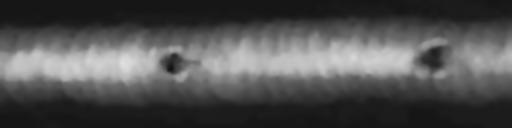
#> input picture weld_images/B (4).jpg, 512 x 128 px, found by its file name; its folder holds only this picture in this run
$ python Preprocessing.py
#> lines starting #> are read from the running program, lines starting #| are printed output that depends on the picture
#> in preprocess_weld_image, img is the input picture: shape (128, 512, 3); min 16, max 225, mean 80.4
import cv2
import numpy as np
import os


def normalize_image(image):
    """Normalize image pixel values to [0,1] range"""
    min_val = np.min(image)
#> min_val = 16
    max_val = np.max(image)
#> max_val = 225
    normalized = (image - min_val) / (max_val - min_val + 1e-7)
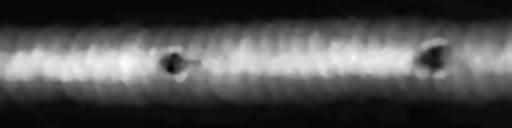
#> normalized: shape (128, 512) float64; min 0, max 1, mean 0.308
    return normalized


def guided_filter(image, radius=5, eps=0.01):
    """
    Apply guided filter for edge-preserving smoothing
    :param radius: filter radius
    :param eps: regularization parameter
    """
#> called with radius = 7, eps = 0.03
    if len(image.shape) == 3:  # Color image
        guide = cv2.cvtColor(image, cv2.COLOR_BGR2GRAY)
    else:  # Grayscale
        guide = image

    if image.dtype != np.float32:
        image = image.astype(np.float32) / 255.0

    filtered = cv2.ximgproc.guidedFilter(
        guide=guide.astype(np.float32),
        src=image,
        radius=radius,
        eps=eps,
        dDepth=-1
    )

    if image.dtype == np.uint8:
        filtered = (filtered * 255).astype(np.uint8)

    return filtered


def apply_clahe(image, clip_limit=2.0, grid_size=(8, 8)):
    """Apply CLAHE to enhance contrast"""
#> called with clip_limit = 2, grid_size = (8, 8)
    if len(image.shape) == 3:  # Color image
        # Convert to LAB color space and apply CLAHE to L channel
        lab = cv2.cvtColor(image, cv2.COLOR_BGR2LAB)
        l, a, b = cv2.split(lab)

        # Convert L channel to 8-bit if needed
        if l.dtype != np.uint8:
            l = cv2.normalize(l, None, 0, 255, cv2.NORM_MINMAX).astype(np.uint8)

        clahe = cv2.createCLAHE(clipLimit=clip_limit, tileGridSize=grid_size)
        l_clahe = clahe.apply(l)
        lab_clahe = cv2.merge((l_clahe, a, b))
        result = cv2.cvtColor(lab_clahe, cv2.COLOR_LAB2BGR)
    else:  # Grayscale
        # Convert to 8-bit if needed
        if image.dtype != np.uint8:
            image = cv2.normalize(image, None, 0, 255, cv2.NORM_MINMAX).astype(np.uint8)
        clahe = cv2.createCLAHE(clipLimit=clip_limit, tileGridSize=grid_size)
        result = clahe.apply(image)
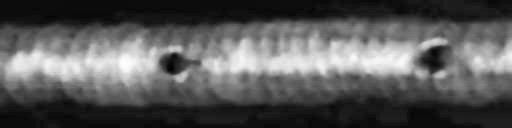
#> result: shape (128, 512); min 0, max 255, mean 88.1
    return result


def gamma_correction(image, gamma=1.5, gain=1.0):
    """Apply gamma correction to adjust brightness"""
#> called with gamma = 1.2, gain = 1
    # Build lookup table
    lookup_table = np.array([((i / 255.0) ** gamma) * 255 * gain
                             for i in np.arange(0, 256)]).astype("uint8")

    # Apply gamma correction
    if len(image.shape) == 3:  # Color image
        corrected = cv2.LUT(image, lookup_table)
    else:  # Grayscale
        corrected = cv2.LUT(image, lookup_table)

    return corrected


def preprocess_weld_image(image_path, output_path):
    """Complete preprocessing pipeline for weld flaw images"""
    try:
        # Read image
        img = cv2.imread(image_path, cv2.IMREAD_COLOR)
        if img is None:
            print(f"Warning: Could not read image at {image_path}")
            return

        # Convert to grayscale (as weld flaw images are typically grayscale)
        if len(img.shape) == 3:
            img = cv2.cvtColor(img, cv2.COLOR_BGR2GRAY)

        # 1. Normalization
        normalized = normalize_image(img)
        normalized = (normalized * 255).astype(np.uint8)

        # 2. Guided filtering
        filtered = guided_filter(normalized, radius=7, eps=0.03)

        # 3. CLAHE (now properly handles 8UC1 format)
        clahe_img = apply_clahe(filtered, clip_limit=2.0, grid_size=(8, 8))

        # 4. Gamma correction
        final_img = gamma_correction(clahe_img, gamma=1.2, gain=1.0)

        # Save result
        cv2.imwrite(output_path, final_img)
        return True

    except Exception as e:
        print(f"Error processing {image_path}: {str(e)}")
        return False


def process_directory(input_dir, output_dir):
    """Process all images in input directory and save to output directory"""
    os.makedirs(output_dir, exist_ok=True)

    valid_extensions = ('.jpg', '.jpeg', '.png', '.bmp', '.tiff')
    image_files = [f for f in os.listdir(input_dir)
                   if f.lower().endswith(valid_extensions)]

    if not image_files:
        print(f"No images found in {input_dir}")
        return

    print(f"Found {len(image_files)} images to process")
    success_count = 0

    for i, filename in enumerate(image_files, 1):
        input_path = os.path.join(input_dir, filename)
        output_filename = f"processed_{filename}"
        output_path = os.path.join(output_dir, output_filename)

        if preprocess_weld_image(input_path, output_path):
            success_count += 1
            print(f"Processed {i}/{len(image_files)}: {filename}")
        else:
            print(f"Failed to process {i}/{len(image_files)}: {filename}")

    print(f"\nPreprocessing complete! Successfully processed {success_count}/{len(image_files)} images")


if __name__ == "__main__":
    input_directory = r'D:/weld_images'
    output_directory = r'D:/preprocessed_weld_images'

    process_directory(input_directory, output_directory)

$ run again, on weld_images/Pr (15).jpg
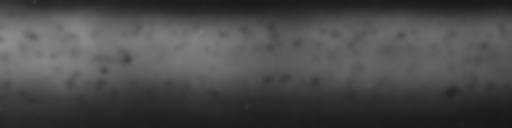
#> input picture weld_images/Pr (15).jpg, 512 x 128 px, found by its file name
#> in preprocess_weld_image, img is the input picture: shape (128, 512, 3); min 22, max 140, mean 73.5
#> img: shape (128, 512)
#> min_val = 22
#> max_val = 140
#> in normalize_image, `normalized = (image - min_val) / (max_val - min_val + 1e-7)`:
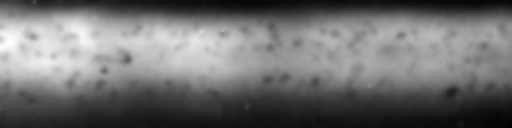
#> normalized: shape (128, 512) float64; min 0, max 1, mean 0.436
#> in apply_clahe, `result = clahe.apply(image)`:
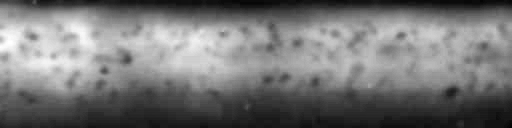
#> result: shape (128, 512); min 2, max 255, mean 117.1

$ run again, on weld_images/Uc (11).jpg
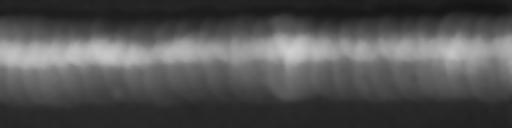
#> input picture weld_images/Uc (11).jpg, 512 x 128 px, found by its file name
#> in preprocess_weld_image, img is the input picture: shape (128, 512, 3); min 19, max 208, mean 82.1
#> img: shape (128, 512)
#> min_val = 19
#> max_val = 208
#> in normalize_image, `normalized = (image - min_val) / (max_val - min_val + 1e-7)`:
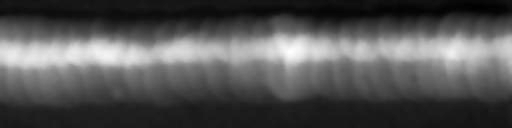
#> normalized: shape (128, 512) float64; min 0, max 1, mean 0.334
#> in apply_clahe, `result = clahe.apply(image)`:
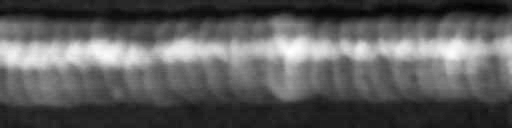
#> result: shape (128, 512); min 2, max 255, mean 92.1

$ run again, on weld_images/W (6).jpg
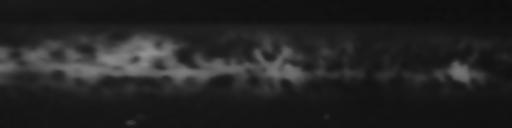
#> input picture weld_images/W (6).jpg, 512 x 128 px, found by its file name
#> in preprocess_weld_image, img is the input picture: shape (128, 512, 3); min 13, max 147, mean 35
#> img: shape (128, 512)
#> min_val = 13
#> max_val = 147
#> in normalize_image, `normalized = (image - min_val) / (max_val - min_val + 1e-7)`:
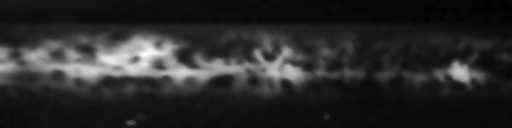
#> normalized: shape (128, 512) float64; min 0, max 1, mean 0.164
#> in apply_clahe, `result = clahe.apply(image)`:
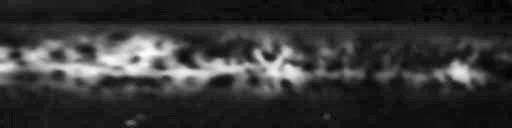
#> result: shape (128, 512); min 2, max 255, mean 52.4

$ run again, on weld_images/Cr (15).jpg
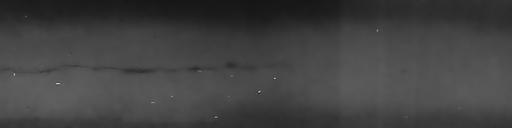
#> input picture weld_images/Cr (15).jpg, 512 x 128 px, found by its file name
#> in preprocess_weld_image, img is the input picture: shape (128, 512, 3); min 21, max 210, mean 65.7
#> img: shape (128, 512)
#> min_val = 21
#> max_val = 210
#> in apply_clahe, `image = cv2.normalize(image, None, 0, 255, cv2.NORM_MINMAX).astype(np...`:
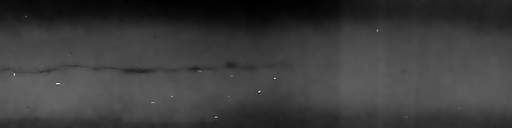
#> image: shape (128, 512); min 0, max 255, mean 59.8
#> in apply_clahe, `result = clahe.apply(image)`:
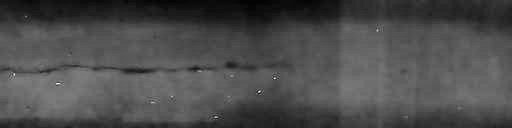
#> result: shape (128, 512); min 3, max 255, mean 75.8
